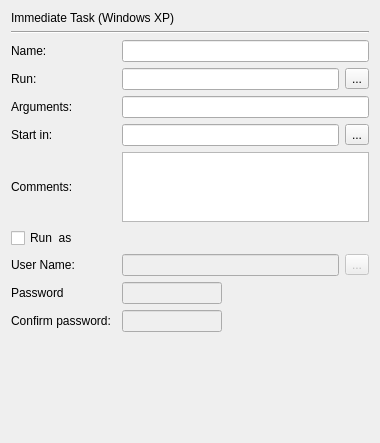
<?xml version="1.0" encoding="UTF-8"?>
<ui version="4.0">
 <class>ImmediateTasksWidget</class>
 <widget class="QWidget" name="ImmediateTasksWidget">
  <property name="geometry">
   <rect>
    <x>0</x>
    <y>0</y>
    <width>380</width>
    <height>443</height>
   </rect>
  </property>
  <property name="windowTitle">
   <string>Form</string>
  </property>
  <layout class="QGridLayout" name="gridLayout">
   <item row="0" column="0" colspan="2">
    <widget class="QSplitter" name="splitter">
     <property name="orientation">
      <enum>Qt::Horizontal</enum>
     </property>
     <widget class="QLabel" name="immediateLabel">
      <property name="sizePolicy">
       <sizepolicy hsizetype="Fixed" vsizetype="Preferred">
        <horstretch>1</horstretch>
        <verstretch>0</verstretch>
       </sizepolicy>
      </property>
      <property name="minimumSize">
       <size>
        <width>105</width>
        <height>0</height>
       </size>
      </property>
      <property name="font">
       <font>
        <pointsize>9</pointsize>
       </font>
      </property>
      <property name="text">
       <string>Immediate Task (Windows XP)</string>
      </property>
     </widget>
    </widget>
   </item>
   <item row="1" column="0" colspan="3">
    <widget class="Line" name="line">
     <property name="font">
      <font>
       <pointsize>9</pointsize>
      </font>
     </property>
     <property name="orientation">
      <enum>Qt::Horizontal</enum>
     </property>
    </widget>
   </item>
   <item row="2" column="0">
    <widget class="QLabel" name="nameLabel">
     <property name="text">
      <string>Name:</string>
     </property>
     <property name="buddy">
      <cstring>nameLineEdit</cstring>
     </property>
    </widget>
   </item>
   <item row="3" column="0">
    <widget class="QLabel" name="runLabel">
     <property name="text">
      <string>Run:</string>
     </property>
    </widget>
   </item>
   <item row="3" column="1">
    <widget class="QLineEdit" name="runLineEdit"/>
   </item>
   <item row="3" column="2">
    <widget class="QToolButton" name="runToolButton">
     <property name="text">
      <string>...</string>
     </property>
    </widget>
   </item>
   <item row="4" column="0">
    <widget class="QLabel" name="argumetsLabel">
     <property name="sizePolicy">
      <sizepolicy hsizetype="Fixed" vsizetype="Preferred">
       <horstretch>117</horstretch>
       <verstretch>0</verstretch>
      </sizepolicy>
     </property>
     <property name="minimumSize">
      <size>
       <width>105</width>
       <height>0</height>
      </size>
     </property>
     <property name="text">
      <string>Arguments:</string>
     </property>
     <property name="buddy">
      <cstring>argumentsLineEdit</cstring>
     </property>
    </widget>
   </item>
   <item row="5" column="0">
    <widget class="QLabel" name="startLabel">
     <property name="sizePolicy">
      <sizepolicy hsizetype="Fixed" vsizetype="Preferred">
       <horstretch>117</horstretch>
       <verstretch>0</verstretch>
      </sizepolicy>
     </property>
     <property name="minimumSize">
      <size>
       <width>105</width>
       <height>0</height>
      </size>
     </property>
     <property name="text">
      <string>Start in:</string>
     </property>
     <property name="buddy">
      <cstring>startLineEdit</cstring>
     </property>
    </widget>
   </item>
   <item row="5" column="1">
    <widget class="QLineEdit" name="startLineEdit">
     <property name="enabled">
      <bool>true</bool>
     </property>
     <property name="layoutDirection">
      <enum>Qt::LeftToRight</enum>
     </property>
     <property name="echoMode">
      <enum>QLineEdit::Normal</enum>
     </property>
    </widget>
   </item>
   <item row="5" column="2">
    <widget class="QToolButton" name="startToolButton">
     <property name="text">
      <string>...</string>
     </property>
    </widget>
   </item>
   <item row="6" column="0">
    <widget class="QLabel" name="commentsLabel">
     <property name="text">
      <string>Comments:</string>
     </property>
     <property name="buddy">
      <cstring>commentsTextEdit</cstring>
     </property>
    </widget>
   </item>
   <item row="6" column="1" colspan="2">
    <widget class="QTextEdit" name="commentsTextEdit">
     <property name="sizePolicy">
      <sizepolicy hsizetype="Expanding" vsizetype="Fixed">
       <horstretch>0</horstretch>
       <verstretch>0</verstretch>
      </sizepolicy>
     </property>
     <property name="minimumSize">
      <size>
       <width>0</width>
       <height>70</height>
      </size>
     </property>
     <property name="maximumSize">
      <size>
       <width>16777215</width>
       <height>70</height>
      </size>
     </property>
     <property name="html">
      <string>&lt;!DOCTYPE HTML PUBLIC &quot;-//W3C//DTD HTML 4.0//EN&quot; &quot;http://www.w3.org/TR/REC-html40/strict.dtd&quot;&gt;
&lt;html&gt;&lt;head&gt;&lt;meta name=&quot;qrichtext&quot; content=&quot;1&quot; /&gt;&lt;style type=&quot;text/css&quot;&gt;
p, li { white-space: pre-wrap; }
&lt;/style&gt;&lt;/head&gt;&lt;body style=&quot; font-family:'Noto Sans'; font-size:9pt; font-weight:400; font-style:normal;&quot;&gt;
&lt;p style=&quot;-qt-paragraph-type:empty; margin-top:0px; margin-bottom:0px; margin-left:0px; margin-right:0px; -qt-block-indent:0; text-indent:0px;&quot;&gt;&lt;br /&gt;&lt;/p&gt;&lt;/body&gt;&lt;/html&gt;</string>
     </property>
    </widget>
   </item>
   <item row="7" column="0">
    <widget class="QCheckBox" name="runUsCheckBox">
     <property name="text">
      <string>Run  as</string>
     </property>
    </widget>
   </item>
   <item row="8" column="0">
    <widget class="QLabel" name="usetNameLabel">
     <property name="text">
      <string>User Name:</string>
     </property>
     <property name="buddy">
      <cstring>userNameLineEdit</cstring>
     </property>
    </widget>
   </item>
   <item row="8" column="1">
    <widget class="QLineEdit" name="userNameLineEdit">
     <property name="enabled">
      <bool>false</bool>
     </property>
    </widget>
   </item>
   <item row="8" column="2">
    <widget class="QToolButton" name="userNameToolButton">
     <property name="enabled">
      <bool>false</bool>
     </property>
     <property name="text">
      <string>...</string>
     </property>
    </widget>
   </item>
   <item row="9" column="0">
    <widget class="QLabel" name="passwordLabel">
     <property name="text">
      <string>Password</string>
     </property>
     <property name="buddy">
      <cstring>passwordLineEdit</cstring>
     </property>
    </widget>
   </item>
   <item row="9" column="1">
    <widget class="QLineEdit" name="passwordLineEdit">
     <property name="enabled">
      <bool>false</bool>
     </property>
     <property name="sizePolicy">
      <sizepolicy hsizetype="Fixed" vsizetype="Fixed">
       <horstretch>0</horstretch>
       <verstretch>0</verstretch>
      </sizepolicy>
     </property>
     <property name="maximumSize">
      <size>
       <width>100</width>
       <height>16777215</height>
      </size>
     </property>
     <property name="echoMode">
      <enum>QLineEdit::Password</enum>
     </property>
    </widget>
   </item>
   <item row="10" column="0">
    <widget class="QLabel" name="confirmPasswordLabel">
     <property name="text">
      <string>Confirm password:</string>
     </property>
     <property name="buddy">
      <cstring>confirmPasswordLineEdit</cstring>
     </property>
    </widget>
   </item>
   <item row="10" column="1">
    <widget class="QLineEdit" name="confirmPasswordLineEdit">
     <property name="enabled">
      <bool>false</bool>
     </property>
     <property name="sizePolicy">
      <sizepolicy hsizetype="Fixed" vsizetype="Fixed">
       <horstretch>0</horstretch>
       <verstretch>0</verstretch>
      </sizepolicy>
     </property>
     <property name="minimumSize">
      <size>
       <width>100</width>
       <height>0</height>
      </size>
     </property>
     <property name="maximumSize">
      <size>
       <width>100</width>
       <height>16777215</height>
      </size>
     </property>
     <property name="echoMode">
      <enum>QLineEdit::Password</enum>
     </property>
    </widget>
   </item>
   <item row="11" column="0" colspan="3">
    <spacer name="verticalSpacer">
     <property name="orientation">
      <enum>Qt::Vertical</enum>
     </property>
     <property name="sizeType">
      <enum>QSizePolicy::Expanding</enum>
     </property>
     <property name="sizeHint" stdset="0">
      <size>
       <width>20</width>
       <height>40</height>
      </size>
     </property>
    </spacer>
   </item>
   <item row="2" column="1" colspan="2">
    <widget class="QLineEdit" name="nameLineEdit"/>
   </item>
   <item row="4" column="1" colspan="2">
    <widget class="QLineEdit" name="argumentsLineEdit"/>
   </item>
  </layout>
 </widget>
 <tabstops>
  <tabstop>nameLineEdit</tabstop>
  <tabstop>runLineEdit</tabstop>
  <tabstop>runToolButton</tabstop>
  <tabstop>argumentsLineEdit</tabstop>
  <tabstop>startLineEdit</tabstop>
  <tabstop>startToolButton</tabstop>
  <tabstop>commentsTextEdit</tabstop>
  <tabstop>runUsCheckBox</tabstop>
  <tabstop>userNameLineEdit</tabstop>
  <tabstop>userNameToolButton</tabstop>
  <tabstop>passwordLineEdit</tabstop>
  <tabstop>confirmPasswordLineEdit</tabstop>
 </tabstops>
 <resources/>
 <connections>
  <connection>
   <sender>runUsCheckBox</sender>
   <signal>toggled(bool)</signal>
   <receiver>userNameLineEdit</receiver>
   <slot>setEnabled(bool)</slot>
   <hints>
    <hint type="sourcelabel">
     <x>189</x>
     <y>260</y>
    </hint>
    <hint type="destinationlabel">
     <x>235</x>
     <y>290</y>
    </hint>
   </hints>
  </connection>
  <connection>
   <sender>runUsCheckBox</sender>
   <signal>toggled(bool)</signal>
   <receiver>userNameToolButton</receiver>
   <slot>setEnabled(bool)</slot>
   <hints>
    <hint type="sourcelabel">
     <x>61</x>
     <y>252</y>
    </hint>
    <hint type="destinationlabel">
     <x>359</x>
     <y>281</y>
    </hint>
   </hints>
  </connection>
 </connections>
</ui>
